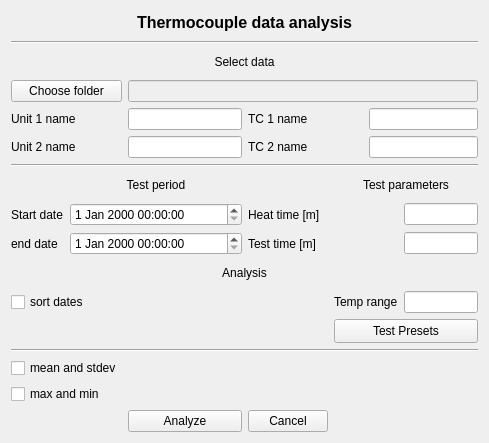
<?xml version="1.0" encoding="UTF-8"?>
<ui version="4.0">
 <class>Form</class>
 <widget class="QWidget" name="Form">
  <property name="geometry">
   <rect>
    <x>0</x>
    <y>0</y>
    <width>483</width>
    <height>443</height>
   </rect>
  </property>
  <property name="windowTitle">
   <string>Form</string>
  </property>
  <layout class="QGridLayout" name="gridLayout">
   <item row="0" column="0" colspan="7">
    <widget class="QLabel" name="header_label">
     <property name="toolTip">
      <string>&lt;html&gt;&lt;head/&gt;&lt;body&gt;&lt;p align=&quot;center&quot;&gt;&lt;span style=&quot; font-weight:600; text-decoration: underline;&quot;&gt;&lt;br/&gt;Data Analysis&lt;/span&gt;&lt;/p&gt;&lt;/body&gt;&lt;/html&gt;</string>
     </property>
     <property name="text">
      <string>&lt;html&gt;&lt;head/&gt;&lt;body&gt;&lt;p align=&quot;center&quot;&gt;&lt;span style=&quot; font-size:12pt; font-weight:600;&quot;&gt;Thermocouple data analysis&lt;/span&gt;&lt;/p&gt;&lt;/body&gt;&lt;/html&gt;</string>
     </property>
    </widget>
   </item>
   <item row="1" column="0" colspan="7">
    <widget class="Line" name="line">
     <property name="orientation">
      <enum>Qt::Horizontal</enum>
     </property>
    </widget>
   </item>
   <item row="2" column="0" colspan="7">
    <widget class="QLabel" name="selectdata_label">
     <property name="text">
      <string>&lt;html&gt;&lt;head/&gt;&lt;body&gt;&lt;p align=&quot;center&quot;&gt;Select data&lt;/p&gt;&lt;/body&gt;&lt;/html&gt;</string>
     </property>
    </widget>
   </item>
   <item row="3" column="0" colspan="2">
    <widget class="QPushButton" name="choose_fold_button">
     <property name="maximumSize">
      <size>
       <width>16777215</width>
       <height>41</height>
      </size>
     </property>
     <property name="text">
      <string>Choose folder</string>
     </property>
    </widget>
   </item>
   <item row="3" column="2" colspan="5">
    <widget class="QLineEdit" name="fold_name_lineEdit">
     <property name="enabled">
      <bool>false</bool>
     </property>
    </widget>
   </item>
   <item row="4" column="0" colspan="2">
    <widget class="QLabel" name="unit1_name_label">
     <property name="text">
      <string>Unit 1 name</string>
     </property>
    </widget>
   </item>
   <item row="4" column="2">
    <widget class="QLineEdit" name="unit1_name"/>
   </item>
   <item row="4" column="3" colspan="2">
    <widget class="QLabel" name="TC1_name_label">
     <property name="text">
      <string>TC 1 name</string>
     </property>
    </widget>
   </item>
   <item row="4" column="5" colspan="2">
    <widget class="QLineEdit" name="tc1_name"/>
   </item>
   <item row="5" column="0" colspan="2">
    <widget class="QLabel" name="unit2_name_label">
     <property name="text">
      <string>Unit 2 name</string>
     </property>
    </widget>
   </item>
   <item row="5" column="2">
    <widget class="QLineEdit" name="unit2_name"/>
   </item>
   <item row="5" column="3" colspan="2">
    <widget class="QLabel" name="tc2_name_label">
     <property name="text">
      <string>TC 2 name</string>
     </property>
    </widget>
   </item>
   <item row="5" column="5" colspan="2">
    <widget class="QLineEdit" name="tc2_name"/>
   </item>
   <item row="6" column="0" colspan="7">
    <widget class="Line" name="line_2">
     <property name="orientation">
      <enum>Qt::Horizontal</enum>
     </property>
    </widget>
   </item>
   <item row="7" column="1" colspan="2">
    <widget class="QLabel" name="test_period_label">
     <property name="text">
      <string>&lt;html&gt;&lt;head/&gt;&lt;body&gt;&lt;p align=&quot;center&quot;&gt;Test period&lt;/p&gt;&lt;/body&gt;&lt;/html&gt;</string>
     </property>
    </widget>
   </item>
   <item row="7" column="4" colspan="3">
    <widget class="QLabel" name="test_param_label">
     <property name="text">
      <string>&lt;html&gt;&lt;head/&gt;&lt;body&gt;&lt;p align=&quot;center&quot;&gt;Test parameters&lt;/p&gt;&lt;/body&gt;&lt;/html&gt;</string>
     </property>
    </widget>
   </item>
   <item row="8" column="0">
    <widget class="QLabel" name="start_date_label">
     <property name="text">
      <string>Start date</string>
     </property>
    </widget>
   </item>
   <item row="8" column="1" colspan="2">
    <widget class="QDateTimeEdit" name="start_date"/>
   </item>
   <item row="8" column="3" colspan="2">
    <widget class="QLabel" name="label_13">
     <property name="text">
      <string>Heat time [m]</string>
     </property>
    </widget>
   </item>
   <item row="8" column="6">
    <widget class="QLineEdit" name="heat_time"/>
   </item>
   <item row="9" column="0">
    <widget class="QLabel" name="end_date_label">
     <property name="text">
      <string>end date</string>
     </property>
    </widget>
   </item>
   <item row="9" column="1" colspan="2">
    <widget class="QDateTimeEdit" name="end_date"/>
   </item>
   <item row="9" column="3" colspan="2">
    <widget class="QLabel" name="label_11">
     <property name="text">
      <string>Test time [m]</string>
     </property>
    </widget>
   </item>
   <item row="9" column="6">
    <widget class="QLineEdit" name="test_time"/>
   </item>
   <item row="10" column="0" colspan="7">
    <widget class="QLabel" name="label_15">
     <property name="text">
      <string>&lt;html&gt;&lt;head/&gt;&lt;body&gt;&lt;p align=&quot;center&quot;&gt;Analysis&lt;/p&gt;&lt;/body&gt;&lt;/html&gt;</string>
     </property>
    </widget>
   </item>
   <item row="11" column="0" colspan="2">
    <widget class="QCheckBox" name="mean_stdev_2">
     <property name="text">
      <string>sort dates</string>
     </property>
    </widget>
   </item>
   <item row="11" column="4" colspan="2">
    <widget class="QLabel" name="label_10">
     <property name="text">
      <string>Temp range</string>
     </property>
    </widget>
   </item>
   <item row="11" column="6">
    <widget class="QLineEdit" name="temp_range"/>
   </item>
   <item row="12" column="4" colspan="3">
    <widget class="QPushButton" name="get_test_presets">
     <property name="maximumSize">
      <size>
       <width>16777215</width>
       <height>41</height>
      </size>
     </property>
     <property name="text">
      <string>Test Presets</string>
     </property>
    </widget>
   </item>
   <item row="13" column="0" colspan="7">
    <widget class="Line" name="line_3">
     <property name="orientation">
      <enum>Qt::Horizontal</enum>
     </property>
    </widget>
   </item>
   <item row="14" column="0" colspan="2">
    <widget class="QCheckBox" name="mean_stdev">
     <property name="text">
      <string>mean and stdev</string>
     </property>
    </widget>
   </item>
   <item row="15" column="0" colspan="2">
    <widget class="QCheckBox" name="max_min">
     <property name="text">
      <string>max and min</string>
     </property>
    </widget>
   </item>
   <item row="16" column="2">
    <widget class="QPushButton" name="analyze_button">
     <property name="text">
      <string>Analyze</string>
     </property>
    </widget>
   </item>
   <item row="16" column="3">
    <widget class="QPushButton" name="cancel_button">
     <property name="text">
      <string>Cancel</string>
     </property>
    </widget>
   </item>
  </layout>
 </widget>
 <resources/>
 <connections/>
</ui>
